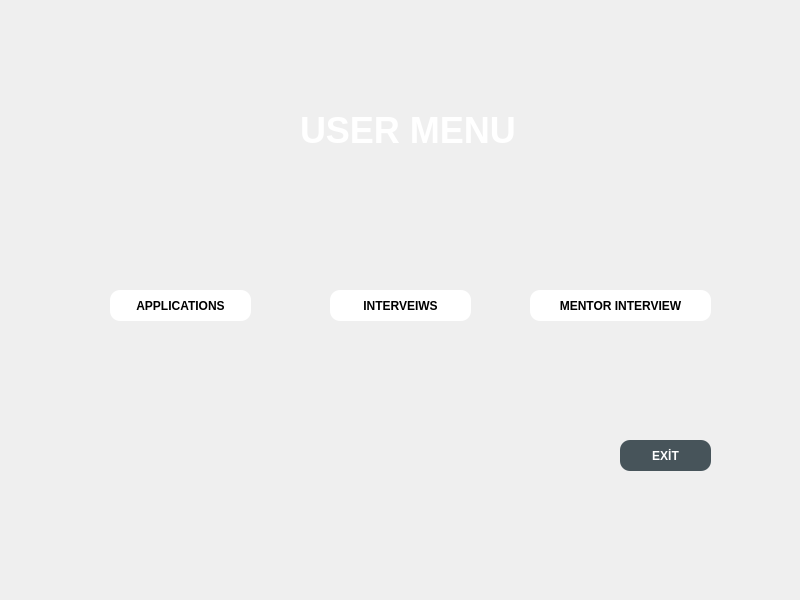
<?xml version="1.0" encoding="UTF-8"?>
<ui version="4.0">
 <class>MainWindow</class>
 <widget class="QMainWindow" name="MainWindow">
  <property name="geometry">
   <rect>
    <x>0</x>
    <y>0</y>
    <width>800</width>
    <height>600</height>
   </rect>
  </property>
  <property name="windowTitle">
   <string>MainWindow</string>
  </property>
  <property name="styleSheet">
   <string notr="true">padding:0;
background-image: url(:/assets/assets/zemin-buyuk.jpg);</string>
  </property>
  <widget class="QWidget" name="centralwidget">
   <widget class="QPushButton" name="interviews_Button">
    <property name="geometry">
     <rect>
      <x>330</x>
      <y>290</y>
      <width>141</width>
      <height>31</height>
     </rect>
    </property>
    <property name="autoFillBackground">
     <bool>false</bool>
    </property>
    <property name="styleSheet">
     <string notr="true">QPushButton{
color:black;
background:white;
border-radius:10px;
font-weight:bold;
}
QPushButton::hover{
color:white;
background:#47545a;
border-radius:10px;
font-weight:bold
}</string>
    </property>
    <property name="text">
     <string>INTERVEIWS</string>
    </property>
   </widget>
   <widget class="QPushButton" name="mentor_interview_Button">
    <property name="geometry">
     <rect>
      <x>530</x>
      <y>290</y>
      <width>181</width>
      <height>31</height>
     </rect>
    </property>
    <property name="autoFillBackground">
     <bool>false</bool>
    </property>
    <property name="styleSheet">
     <string notr="true">QPushButton{
color:black;
background:white;
border-radius:10px;
font-weight:bold;
}
QPushButton::hover{
color:white;
background:#47545a;
border-radius:10px;
font-weight:bold
}</string>
    </property>
    <property name="text">
     <string>MENTOR INTERVIEW</string>
    </property>
   </widget>
   <widget class="QPushButton" name="app_Button">
    <property name="geometry">
     <rect>
      <x>110</x>
      <y>290</y>
      <width>141</width>
      <height>31</height>
     </rect>
    </property>
    <property name="autoFillBackground">
     <bool>false</bool>
    </property>
    <property name="styleSheet">
     <string notr="true">QPushButton{
color:black;
background:white;
border-radius:10px;
font-weight:bold;
}
QPushButton::hover{
color:white;
background:#47545a;
border-radius:10px;
font-weight:bold
}</string>
    </property>
    <property name="text">
     <string>APPLICATIONS</string>
    </property>
   </widget>
   <widget class="QPushButton" name="exit_Button">
    <property name="geometry">
     <rect>
      <x>620</x>
      <y>440</y>
      <width>91</width>
      <height>31</height>
     </rect>
    </property>
    <property name="autoFillBackground">
     <bool>false</bool>
    </property>
    <property name="styleSheet">
     <string notr="true">QPushButton{
color:white;
background:#47545a;
border-radius:10px;
font-weight:bold;
}

QPushButton::hover{
color:#47545a;
background:white;
border-radius:10px;
font-weight:bold
}</string>
    </property>
    <property name="text">
     <string>EXİT</string>
    </property>
   </widget>
   <widget class="QLabel" name="label_2">
    <property name="geometry">
     <rect>
      <x>300</x>
      <y>110</y>
      <width>221</width>
      <height>41</height>
     </rect>
    </property>
    <property name="styleSheet">
     <string notr="true">color:white;
font-size:36px;
font-weight:bold;
background:none</string>
    </property>
    <property name="text">
     <string>USER MENU</string>
    </property>
   </widget>
  </widget>
 </widget>
 <resources>
  <include location="assets.qrc"/>
 </resources>
 <connections/>
</ui>
